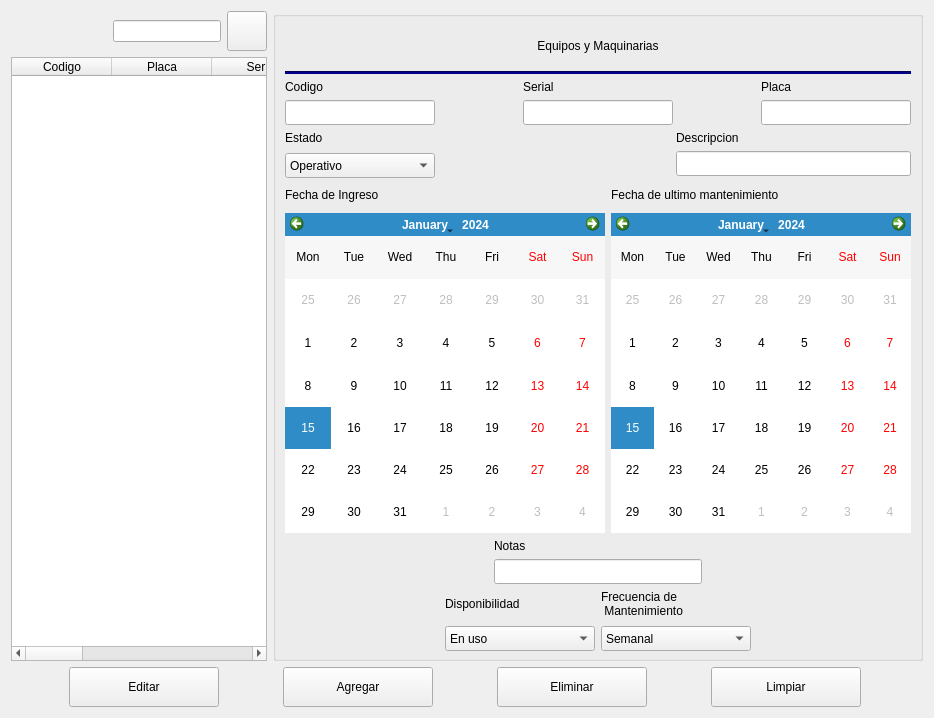
        <widget class="QWidget" name="page_equipos">
         <layout class="QVBoxLayout" name="verticalLayout_10">
          <item>
           <layout class="QHBoxLayout" name="horizontalLayout_4">
            <item>
             <layout class="QVBoxLayout" name="verticalLayout_35">
              <item>
               <layout class="QHBoxLayout" name="horizontalLayout_53">
                <item>
                 <spacer name="horizontalSpacer_68">
                  <property name="orientation">
                   <enum>Qt::Horizontal</enum>
                  </property>
                  <property name="sizeHint" stdset="0">
                   <size>
                    <width>40</width>
                    <height>20</height>
                   </size>
                  </property>
                 </spacer>
                </item>
                <item>
                 <widget class="QLineEdit" name="lineEdit_busqueda_EM"/>
                </item>
                <item>
                 <widget class="QPushButton" name="btn_buscarEMagg">
                  <property name="minimumSize">
                   <size>
                    <width>40</width>
                    <height>40</height>
                   </size>
                  </property>
                  <property name="text">
                   <string/>
                  </property>
                  <property name="icon">
                   <iconset>
                    <normaloff>C:/Users/Asus Vivoook/.designer/backup/imagenes/buscar (1).png</normaloff>C:/Users/Asus Vivoook/.designer/backup/imagenes/buscar (1).png</iconset>
                  </property>
                 </widget>
                </item>
               </layout>
              </item>
              <item>
               <widget class="QTableWidget" name="tableWidget_aggEM">
                <column>
                 <property name="text">
                  <string>Codigo</string>
                 </property>
                </column>
                <column>
                 <property name="text">
                  <string>Placa</string>
                 </property>
                </column>
                <column>
                 <property name="text">
                  <string>Serial</string>
                 </property>
                </column>
                <column>
                 <property name="text">
                  <string>Descripción</string>
                 </property>
                </column>
                <column>
                 <property name="text">
                  <string>Estado</string>
                 </property>
                </column>
                <column>
                 <property name="text">
                  <string>Fecha de Ingreso</string>
                 </property>
                </column>
                <column>
                 <property name="text">
                  <string>Ultimo Mantenimiento</string>
                 </property>
                </column>
                <column>
                 <property name="text">
                  <string>Notas</string>
                 </property>
                </column>
               </widget>
              </item>
             </layout>
            </item>
            <item>
             <widget class="QGroupBox" name="groupBox_3">
              <property name="minimumSize">
               <size>
                <width>650</width>
                <height>650</height>
               </size>
              </property>
              <property name="maximumSize">
               <size>
                <width>650</width>
                <height>650</height>
               </size>
              </property>
              <property name="title">
               <string/>
              </property>
              <layout class="QVBoxLayout" name="verticalLayout_12">
               <item>
                <widget class="QLabel" name="label_2">
                 <property name="styleSheet">
                  <string notr="true">font: 75 18pt &quot;Arial&quot;;</string>
                 </property>
                 <property name="text">
                  <string>Equipos y Maquinarias</string>
                 </property>
                 <property name="alignment">
                  <set>Qt::AlignCenter</set>
                 </property>
                </widget>
               </item>
               <item>
                <widget class="Line" name="line_2">
                 <property name="styleSheet">
                  <string notr="true">background-color:rgb(0, 0, 127)</string>
                 </property>
                 <property name="orientation">
                  <enum>Qt::Horizontal</enum>
                 </property>
                </widget>
               </item>
               <item>
                <layout class="QVBoxLayout" name="verticalLayout_4">
                 <item>
                  <layout class="QHBoxLayout" name="horizontalLayout_6">
                   <item>
                    <layout class="QVBoxLayout" name="verticalLayout_38">
                     <item>
                      <widget class="QLabel" name="label_16">
                       <property name="maximumSize">
                        <size>
                         <width>150</width>
                         <height>16777215</height>
                        </size>
                       </property>
                       <property name="text">
                        <string>Codigo</string>
                       </property>
                      </widget>
                     </item>
                     <item>
                      <widget class="QLineEdit" name="txt_codigo_EM_2">
                       <property name="minimumSize">
                        <size>
                         <width>150</width>
                         <height>25</height>
                        </size>
                       </property>
                       <property name="maximumSize">
                        <size>
                         <width>150</width>
                         <height>16777215</height>
                        </size>
                       </property>
                      </widget>
                     </item>
                    </layout>
                   </item>
                   <item>
                    <spacer name="horizontalSpacer_71">
                     <property name="orientation">
                      <enum>Qt::Horizontal</enum>
                     </property>
                     <property name="sizeHint" stdset="0">
                      <size>
                       <width>40</width>
                       <height>20</height>
                      </size>
                     </property>
                    </spacer>
                   </item>
                   <item>
                    <layout class="QVBoxLayout" name="verticalLayout_57">
                     <item>
                      <widget class="QLabel" name="label_20">
                       <property name="text">
                        <string>Serial</string>
                       </property>
                      </widget>
                     </item>
                     <item>
                      <widget class="QLineEdit" name="txt_serial_EM_2">
                       <property name="minimumSize">
                        <size>
                         <width>150</width>
                         <height>25</height>
                        </size>
                       </property>
                       <property name="maximumSize">
                        <size>
                         <width>16777215</width>
                         <height>16777215</height>
                        </size>
                       </property>
                      </widget>
                     </item>
                    </layout>
                   </item>
                   <item>
                    <spacer name="horizontalSpacer_72">
                     <property name="orientation">
                      <enum>Qt::Horizontal</enum>
                     </property>
                     <property name="sizeHint" stdset="0">
                      <size>
                       <width>40</width>
                       <height>20</height>
                      </size>
                     </property>
                    </spacer>
                   </item>
                   <item>
                    <layout class="QVBoxLayout" name="verticalLayout_58">
                     <item>
                      <widget class="QLabel" name="label_27">
                       <property name="text">
                        <string>Placa</string>
                       </property>
                      </widget>
                     </item>
                     <item>
                      <widget class="QLineEdit" name="txt_placa_EM">
                       <property name="minimumSize">
                        <size>
                         <width>150</width>
                         <height>25</height>
                        </size>
                       </property>
                       <property name="maximumSize">
                        <size>
                         <width>16777215</width>
                         <height>16777215</height>
                        </size>
                       </property>
                      </widget>
                     </item>
                    </layout>
                   </item>
                  </layout>
                 </item>
                 <item>
                  <layout class="QHBoxLayout" name="horizontalLayout_7">
                   <item>
                    <layout class="QVBoxLayout" name="verticalLayout_64">
                     <item>
                      <widget class="QLabel" name="label_26">
                       <property name="text">
                        <string>Estado</string>
                       </property>
                      </widget>
                     </item>
                     <item>
                      <widget class="QComboBox" name="comboBox_aggEM">
                       <property name="minimumSize">
                        <size>
                         <width>150</width>
                         <height>25</height>
                        </size>
                       </property>
                       <property name="maximumSize">
                        <size>
                         <width>120</width>
                         <height>21</height>
                        </size>
                       </property>
                       <item>
                        <property name="text">
                         <string>Operativo</string>
                        </property>
                       </item>
                       <item>
                        <property name="text">
                         <string>En Reparación</string>
                        </property>
                       </item>
                       <item>
                        <property name="text">
                         <string>Dañado</string>
                        </property>
                       </item>
                      </widget>
                     </item>
                    </layout>
                   </item>
                   <item>
                    <spacer name="horizontalSpacer_73">
                     <property name="orientation">
                      <enum>Qt::Horizontal</enum>
                     </property>
                     <property name="sizeHint" stdset="0">
                      <size>
                       <width>40</width>
                       <height>20</height>
                      </size>
                     </property>
                    </spacer>
                   </item>
                   <item>
                    <layout class="QVBoxLayout" name="verticalLayout_59">
                     <item>
                      <widget class="QLabel" name="label_25">
                       <property name="text">
                        <string>Descripcion</string>
                       </property>
                      </widget>
                     </item>
                     <item>
                      <widget class="QLineEdit" name="txt_descrip_EM_2">
                       <property name="minimumSize">
                        <size>
                         <width>150</width>
                         <height>25</height>
                        </size>
                       </property>
                      </widget>
                     </item>
                    </layout>
                   </item>
                  </layout>
                 </item>
                </layout>
               </item>
               <item>
                <layout class="QHBoxLayout" name="horizontalLayout_59">
                 <item>
                  <layout class="QVBoxLayout" name="verticalLayout_68">
                   <item>
                    <widget class="QLabel" name="label_31">
                     <property name="minimumSize">
                      <size>
                       <width>0</width>
                       <height>25</height>
                      </size>
                     </property>
                     <property name="maximumSize">
                      <size>
                       <width>16777215</width>
                       <height>25</height>
                      </size>
                     </property>
                     <property name="text">
                      <string>Fecha de Ingreso</string>
                     </property>
                    </widget>
                   </item>
                   <item>
                    <widget class="QCalendarWidget" name="calendarWidget_aggEM_ingreso">
                     <property name="minimumSize">
                      <size>
                       <width>320</width>
                       <height>300</height>
                      </size>
                     </property>
                     <property name="maximumSize">
                      <size>
                       <width>300</width>
                       <height>320</height>
                      </size>
                     </property>
                     <property name="verticalHeaderFormat">
                      <enum>QCalendarWidget::NoVerticalHeader</enum>
                     </property>
                    </widget>
                   </item>
                  </layout>
                 </item>
                 <item>
                  <spacer name="horizontalSpacer_76">
                   <property name="orientation">
                    <enum>Qt::Horizontal</enum>
                   </property>
                   <property name="sizeHint" stdset="0">
                    <size>
                     <width>40</width>
                     <height>20</height>
                    </size>
                   </property>
                  </spacer>
                 </item>
                 <item>
                  <layout class="QVBoxLayout" name="verticalLayout_74">
                   <item>
                    <widget class="QLabel" name="label_34">
                     <property name="minimumSize">
                      <size>
                       <width>0</width>
                       <height>25</height>
                      </size>
                     </property>
                     <property name="maximumSize">
                      <size>
                       <width>16777215</width>
                       <height>25</height>
                      </size>
                     </property>
                     <property name="text">
                      <string>Fecha de ultimo mantenimiento</string>
                     </property>
                    </widget>
                   </item>
                   <item>
                    <widget class="QCalendarWidget" name="calendarWidget_agg_fechultMant_em">
                     <property name="minimumSize">
                      <size>
                       <width>300</width>
                       <height>320</height>
                      </size>
                     </property>
                     <property name="maximumSize">
                      <size>
                       <width>300</width>
                       <height>320</height>
                      </size>
                     </property>
                     <property name="verticalHeaderFormat">
                      <enum>QCalendarWidget::NoVerticalHeader</enum>
                     </property>
                    </widget>
                   </item>
                  </layout>
                 </item>
                </layout>
               </item>
               <item>
                <layout class="QHBoxLayout" name="horizontalLayout_60">
                 <item>
                  <spacer name="horizontalSpacer_69">
                   <property name="orientation">
                    <enum>Qt::Horizontal</enum>
                   </property>
                   <property name="sizeHint" stdset="0">
                    <size>
                     <width>40</width>
                     <height>20</height>
                    </size>
                   </property>
                  </spacer>
                 </item>
                 <item>
                  <layout class="QVBoxLayout" name="verticalLayout_75">
                   <item>
                    <widget class="QLabel" name="label_35">
                     <property name="text">
                      <string>Notas</string>
                     </property>
                    </widget>
                   </item>
                   <item>
                    <widget class="QLineEdit" name="txt_notas_EM_2">
                     <property name="minimumSize">
                      <size>
                       <width>150</width>
                       <height>25</height>
                      </size>
                     </property>
                     <property name="text">
                      <string/>
                     </property>
                    </widget>
                   </item>
                  </layout>
                 </item>
                 <item>
                  <spacer name="horizontalSpacer_70">
                   <property name="orientation">
                    <enum>Qt::Horizontal</enum>
                   </property>
                   <property name="sizeHint" stdset="0">
                    <size>
                     <width>40</width>
                     <height>20</height>
                    </size>
                   </property>
                  </spacer>
                 </item>
                </layout>
               </item>
               <item>
                <layout class="QHBoxLayout" name="horizontalLayout_8">
                 <item>
                  <spacer name="horizontalSpacer">
                   <property name="orientation">
                    <enum>Qt::Horizontal</enum>
                   </property>
                   <property name="sizeHint" stdset="0">
                    <size>
                     <width>40</width>
                     <height>20</height>
                    </size>
                   </property>
                  </spacer>
                 </item>
                 <item>
                  <layout class="QVBoxLayout" name="verticalLayout_65">
                   <item>
                    <widget class="QLabel" name="label_28">
                     <property name="text">
                      <string>Disponibilidad</string>
                     </property>
                    </widget>
                   </item>
                   <item>
                    <widget class="QComboBox" name="comboBox_aggDisponibilidadEM">
                     <property name="minimumSize">
                      <size>
                       <width>150</width>
                       <height>25</height>
                      </size>
                     </property>
                     <property name="maximumSize">
                      <size>
                       <width>120</width>
                       <height>21</height>
                      </size>
                     </property>
                     <item>
                      <property name="text">
                       <string>En uso</string>
                      </property>
                     </item>
                     <item>
                      <property name="text">
                       <string>En Almacén</string>
                      </property>
                     </item>
                    </widget>
                   </item>
                  </layout>
                 </item>
                 <item>
                  <layout class="QVBoxLayout" name="verticalLayout_66">
                   <item>
                    <widget class="QLabel" name="label_29">
                     <property name="text">
                      <string>Frecuencia de 
 Mantenimiento</string>
                     </property>
                    </widget>
                   </item>
                   <item>
                    <widget class="QComboBox" name="comboBox_aggFrecuenciadeMAntEM_2">
                     <property name="minimumSize">
                      <size>
                       <width>150</width>
                       <height>25</height>
                      </size>
                     </property>
                     <property name="maximumSize">
                      <size>
                       <width>120</width>
                       <height>21</height>
                      </size>
                     </property>
                     <item>
                      <property name="text">
                       <string>Semanal</string>
                      </property>
                     </item>
                     <item>
                      <property name="text">
                       <string>Quincenal</string>
                      </property>
                     </item>
                     <item>
                      <property name="text">
                       <string>Mensual</string>
                      </property>
                     </item>
                     <item>
                      <property name="text">
                       <string>Bimensual</string>
                      </property>
                     </item>
                    </widget>
                   </item>
                  </layout>
                 </item>
                 <item>
                  <spacer name="horizontalSpacer_2">
                   <property name="orientation">
                    <enum>Qt::Horizontal</enum>
                   </property>
                   <property name="sizeHint" stdset="0">
                    <size>
                     <width>40</width>
                     <height>20</height>
                    </size>
                   </property>
                  </spacer>
                 </item>
                </layout>
               </item>
              </layout>
             </widget>
            </item>
           </layout>
          </item>
          <item>
           <layout class="QHBoxLayout" name="horizontalLayout_63">
            <item>
             <widget class="QPushButton" name="btn_edit_EM">
              <property name="minimumSize">
               <size>
                <width>150</width>
                <height>40</height>
               </size>
              </property>
              <property name="maximumSize">
               <size>
                <width>150</width>
                <height>40</height>
               </size>
              </property>
              <property name="text">
               <string>Editar</string>
              </property>
             </widget>
            </item>
            <item>
             <widget class="QPushButton" name="btn_agg_EM">
              <property name="minimumSize">
               <size>
                <width>150</width>
                <height>40</height>
               </size>
              </property>
              <property name="maximumSize">
               <size>
                <width>150</width>
                <height>40</height>
               </size>
              </property>
              <property name="text">
               <string>Agregar</string>
              </property>
             </widget>
            </item>
            <item>
             <widget class="QPushButton" name="btn_delete_EM">
              <property name="minimumSize">
               <size>
                <width>150</width>
                <height>40</height>
               </size>
              </property>
              <property name="maximumSize">
               <size>
                <width>150</width>
                <height>40</height>
               </size>
              </property>
              <property name="text">
               <string>Eliminar</string>
              </property>
             </widget>
            </item>
            <item>
             <widget class="QPushButton" name="btn_limpiarEMagg">
              <property name="minimumSize">
               <size>
                <width>150</width>
                <height>40</height>
               </size>
              </property>
              <property name="maximumSize">
               <size>
                <width>150</width>
                <height>40</height>
               </size>
              </property>
              <property name="text">
               <string>Limpiar</string>
              </property>
             </widget>
            </item>
           </layout>
          </item>
         </layout>
        </widget>
